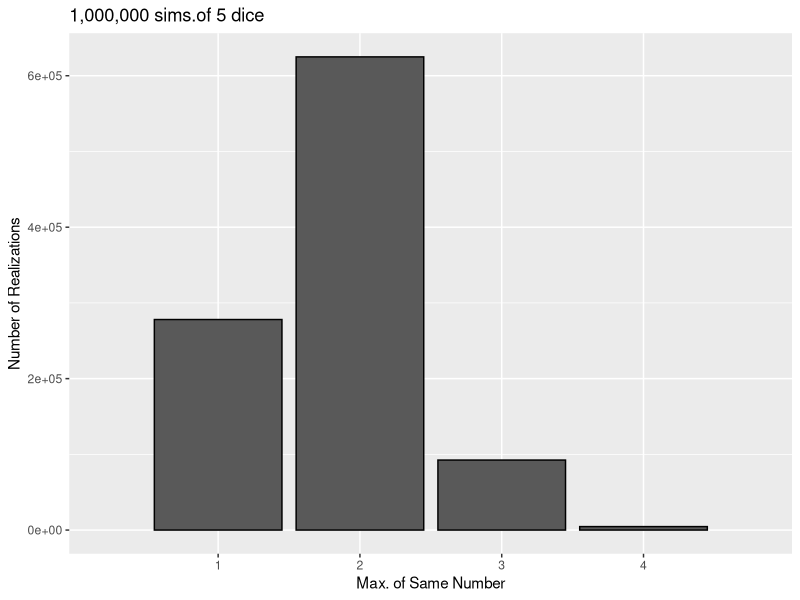
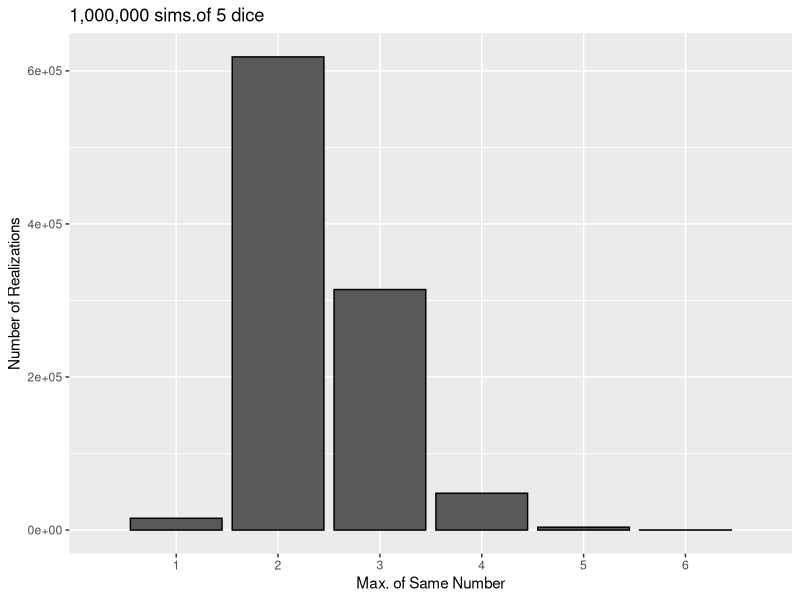

The R source for these figures, in order: (Note: a time limit stopped this script after it produced the figures.)
## ---- chunk 1
knitr::opts_chunk$set(echo = TRUE)
library(tidyverse)
## ---- chunk 2
pnorm(30,26,sqrt(54),lower.tail = T)-pnorm(24,26,sqrt(54),lower.tail = T)
## ---- chunk 3
#first find area under the normal random variable curve
#pnorm(45,26,sqrt(54),lower.tail = T) #output: 0.9951391

#second, solve for c
#qnorm(0.9951391,0,sqrt(1),lower.tail = T)
qnorm(pnorm(45,26,sqrt(54),lower.tail = T),0,sqrt(1),lower.tail = T)
## ---- chunk 4
#lb
qnorm(0.05,26,sqrt(54),lower.tail = T)
#ub
qnorm(0.95,26,sqrt(54),lower.tail = T)
## ---- chunk 5
pnorm(50,43,sqrt(23),lower.tail = T)-pnorm(40,43,sqrt(23),lower.tail = T)
## ---- chunk 6
#first find area under the normal random variable curve
#pnorm(35,43,sqrt(23),lower.tail = T)

#second, solve for c
#qnorm(0.04764642,0,sqrt(1),lower.tail = T)
qnorm(pnorm(35,43,sqrt(23),lower.tail = T),0,sqrt(1),lower.tail = T)
## ---- chunk 7
#lb
qnorm(0.005,43,sqrt(23),lower.tail = T)
#ub
qnorm(0.995,43,sqrt(23),lower.tail = T)
## ---- chunk 8
# How many dice
numdice = 4
# How many simulations
numsims = 1000000
# Initializes a vector that contains the outcome of each simulation
maxnumber <- matrix(NA, nrow = numsims, ncol = 1)  
# Sets the seed
set.seed(12221979)

for (s in 1:numsims) {
  
  # Draws uniform r.v.
  uniform <- runif(n = numdice, min = 0, max = 1)
  # Initializes a vector
  dice <- matrix(-9, nrow = numdice, ncol = 1)  
  # Transforms uniform r.v. into dice rolls
  # Applies inverse sampling 
  dice[uniform >= 0 & uniform <= (1/6)] <- 1
  dice[uniform > (1/6) & uniform <= (2/6)] <- 2
  dice[uniform > (2/6) & uniform <= (3/6)] <- 3
  dice[uniform > (3/6) & uniform <= (4/6)] <- 4
  dice[uniform > (4/6) & uniform <= (5/6)] <- 5
  dice[uniform > (5/6) & uniform <= (6/6)] <- 6

  # Finds the mode of dice and stores in maxnum
  uniqv <- unique(dice)
  maxnum <- uniqv[which.max(tabulate(match(dice, uniqv)))]
  
  # Stores how many dice equal the mode
  maxnumber[s] <- sum(dice == maxnum)
}

#converting vector to dataframe
maxnumberdf <- as.data.frame(maxnumber)

#creating table to see how many times each value appears
#table(maxnumberdf)

#probability of one occuring with 4 dice
table(maxnumberdf)[0:1]/sum(table(maxnumberdf))
#using prop.table() to check my answer
prop.table(table(maxnumberdf))



# Plots histogram of the max number from each simulation
p <- ggplot(data=maxnumberdf, aes(x=V1)) +         
  geom_bar( color="black") + 
  scale_x_discrete(limits=c(1:numdice)) + 
  labs(title="1,000,000 sims.of 5 dice",  
       x="Max. of Same Number", 
       y = "Number of Realizations")

p
## ---- chunk 9
# How many dice
numdice = 6
# How many simulations
numsims = 1000000
# Initializes a vector that contains the outcome of each simulation
maxnumber <- matrix(NA, nrow = numsims, ncol = 1)  
# Sets the seed
set.seed(12221979)

for (s in 1:numsims) {
  
  # Draws uniform r.v.
  uniform <- runif(n = numdice, min = 0, max = 1)
  # Initializes a vector
  dice <- matrix(-9, nrow = numdice, ncol = 1)  
  # Transforms uniform r.v. into dice rolls
  # Applies inverse sampling 
  dice[uniform >= 0 & uniform <= (1/6)] <- 1
  dice[uniform > (1/6) & uniform <= (2/6)] <- 2
  dice[uniform > (2/6) & uniform <= (3/6)] <- 3
  dice[uniform > (3/6) & uniform <= (4/6)] <- 4
  dice[uniform > (4/6) & uniform <= (5/6)] <- 5
  dice[uniform > (5/6) & uniform <= (6/6)] <- 6
  
  # Finds the mode of dice and stores in maxnum
  uniqv <- unique(dice)
  maxnum <- uniqv[which.max(tabulate(match(dice, uniqv)))]
  
  # Stores how many dice equal the mode
  maxnumber[s] <- sum(dice == maxnum)
}

# Plots histogram of the max number from each simulation
maxnumberdf <- as.data.frame(maxnumber)
p <- ggplot(data=maxnumberdf, aes(x=V1)) +         
  geom_bar( color="black") + 
  scale_x_discrete(limits=c(1:numdice)) + 
  labs(title="1,000,000 sims.of 5 dice",  
       x="Max. of Same Number", 
       y = "Number of Realizations")

p

#sum(table(maxnumberdf)[3:6])
#probability of 3 or more occuring with 6 dice
sum(table(maxnumberdf)[3:6])/sum(table(maxnumberdf))
#checking answer
sum(prop.table(table(maxnumberdf))[3:6])
## ---- chunk 10
# How many dice
numdice = 5
# How many simulations
numsims = 1000000
# Initializes a vector that contains the outcome of each simulation
maxnumber <- matrix(NA, nrow = numsims, ncol = 1)  
rollsum <- matrix(NA, nrow = numsims, ncol = 1)

# Sets the seed
set.seed(12221979)

for (s in 1:numsims) {
  
  # Draws uniform r.v.
  uniform <- runif(n = numdice, min = 0, max = 1)
  # Initializes a vector
  dice <- matrix(-9, nrow = numdice, ncol = 1)  
  # Transforms uniform r.v. into dice rolls
  # Applies inverse sampling 
  dice[uniform >= 0 & uniform <= (1/6)] <- 1
  dice[uniform > (1/6) & uniform <= (2/6)] <- 2
  dice[uniform > (2/6) & uniform <= (3/6)] <- 3
  dice[uniform > (3/6) & uniform <= (4/6)] <- 4
  dice[uniform > (4/6) & uniform <= (5/6)] <- 5
  dice[uniform > (5/6) & uniform <= (6/6)] <- 6
  
  # Finds the mode of dice and stores in maxnum
  uniqv <- unique(dice)
  maxnum <- uniqv[which.max(tabulate(match(dice, uniqv)))]
  
  # Stores how many dice equal the mode
  maxnumber[s] <- sum(dice == maxnum)
  rollsum[s] <- sum(dice)
}

# Plots histogram of the max number from each simulation
maxnumberdf <- as.data.frame(maxnumber)
p <- ggplot(data=maxnumberdf, aes(x=V1)) +         
  geom_bar( color="black") + 
  scale_x_discrete(limits=c(1:numdice)) + 
  labs(title="1,000,000 sims.of 5 dice",  
       x="Max. of Same Number", 
       y = "Number of Realizations")

p
mean((rollsum == 15 | rollsum == 20) & maxnumber == 1)

## ---- chunk 11
# Sets the seed
set.seed(12221979)

# Defines the number of coins being flipped
numcoins = 25
# Defines the number of simulations
numsims = 100000
# Defines the probability that a coin is heads
probheads = 0.5

# Initializes a vector that contains the longest streak in every simulation
longstreak <- matrix(-9, nrow = numsims, ncol = 1) 

# Uses a for loop to loop over simulations
for (s in 1:numsims) {
  
  # Uses rbinom() function to draw a series Bernoulli r.v.s 
  # The number r.v.s in the series is defined by the parameter numcoins
  coins <- rbinom(numcoins, 1, probheads)
  # Initializes a vector that contains the streak after every coin
  streak <- matrix(-9, nrow = numcoins, ncol = 1) 
  # Initilaizes the streak to 1 after the first coing
  streak[1] <- 1
  # Uses a for loop to calculate streak after every coin
  for (c in 2:numcoins) {
    
    streak[c] <- 1 + streak[c-1]*(coins[c] == coins[c-1])
    
  }
  
  # Identifies the longest streak and stores in longest streak vector
  longstreak[s] <- max(streak)
  
}

# Uses table command to create a pdf
pdf <- table(longstreak) / numsims
# Creates the cdf by looping over the pdf
cdf <- pdf
for (c in 2:dim(cdf)) {
  cdf[c] <- cdf[c-1] + pdf[c]
}

# Makes cdf into a data frame for plotting purposes
cdfdf <- as.data.frame(cdf)
# Plots the cdf
p <- ggplot(data=cdfdf, aes(x=longstreak, y=Freq, group=1)) +
  geom_line()+
  geom_point()+
  labs(title = "CDF in 100,000 Sims.", x = "Length of Streak of Same Coin", y = "Pr(Longest Streak <= Length)")
p
## ---- chunk 12
1 - cdfdf$Freq[cdfdf$longstreak == 5]

## ---- chunk 13
1 - cdfdf$Freq[cdfdf$longstreak == 3]
